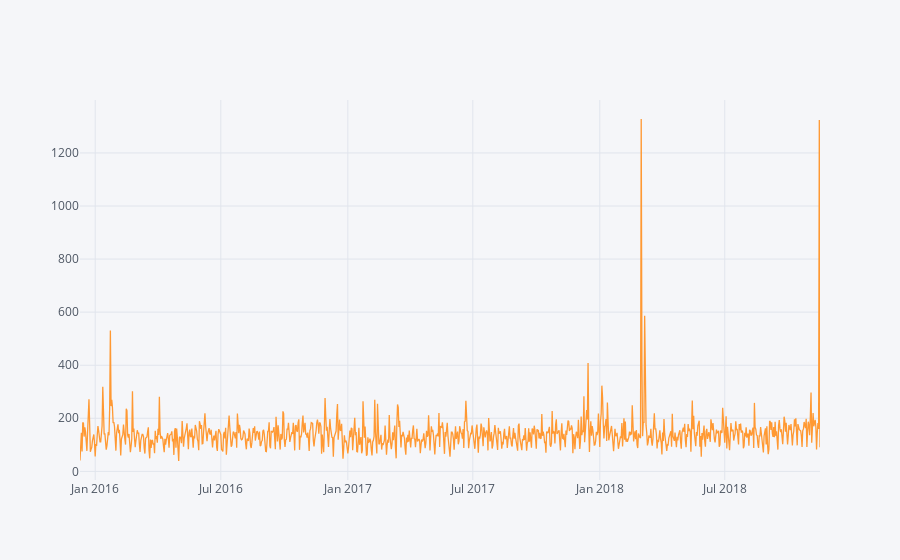

Source (notebook cell):
### Code cell
df[df['Reason']=='Traffic'].groupby('Date').count()['lat'].iplot()

### Figure 1 — Plotly figure (JSON) as saved in the notebook; plotly's stock layout.template omitted (floating-point values rounded to 4 significant figures; data arrays with more than 128 entries replaced by an {"elided": "..."} marker saying what was removed)
{"data": [{"line": {"color": "rgba(255, 153, 51, 1.0)", "dash": "solid", "shape": "linear", "width": 1.3}, "mode": "lines", "name": "lat", "text": "", "type": "scatter", "uid": "3d4b684b-90e4-4b4e-bfd8-171219be3cab", "x": {"elided": "1073 str values"}, "y": {"elided": "1073 int values"}}], "layout": {"legend": {"bgcolor": "#F5F6F9", "font": {"color": "#4D5663"}}, "paper_bgcolor": "#F5F6F9", "plot_bgcolor": "#F5F6F9", "title": {"font": {"color": "#4D5663"}}, "xaxis": {"gridcolor": "#E1E5ED", "showgrid": true, "tickfont": {"color": "#4D5663"}, "title": {"font": {"color": "#4D5663"}, "text": ""}, "zerolinecolor": "#E1E5ED"}, "yaxis": {"gridcolor": "#E1E5ED", "showgrid": true, "tickfont": {"color": "#4D5663"}, "title": {"font": {"color": "#4D5663"}, "text": ""}, "zerolinecolor": "#E1E5ED"}}}
